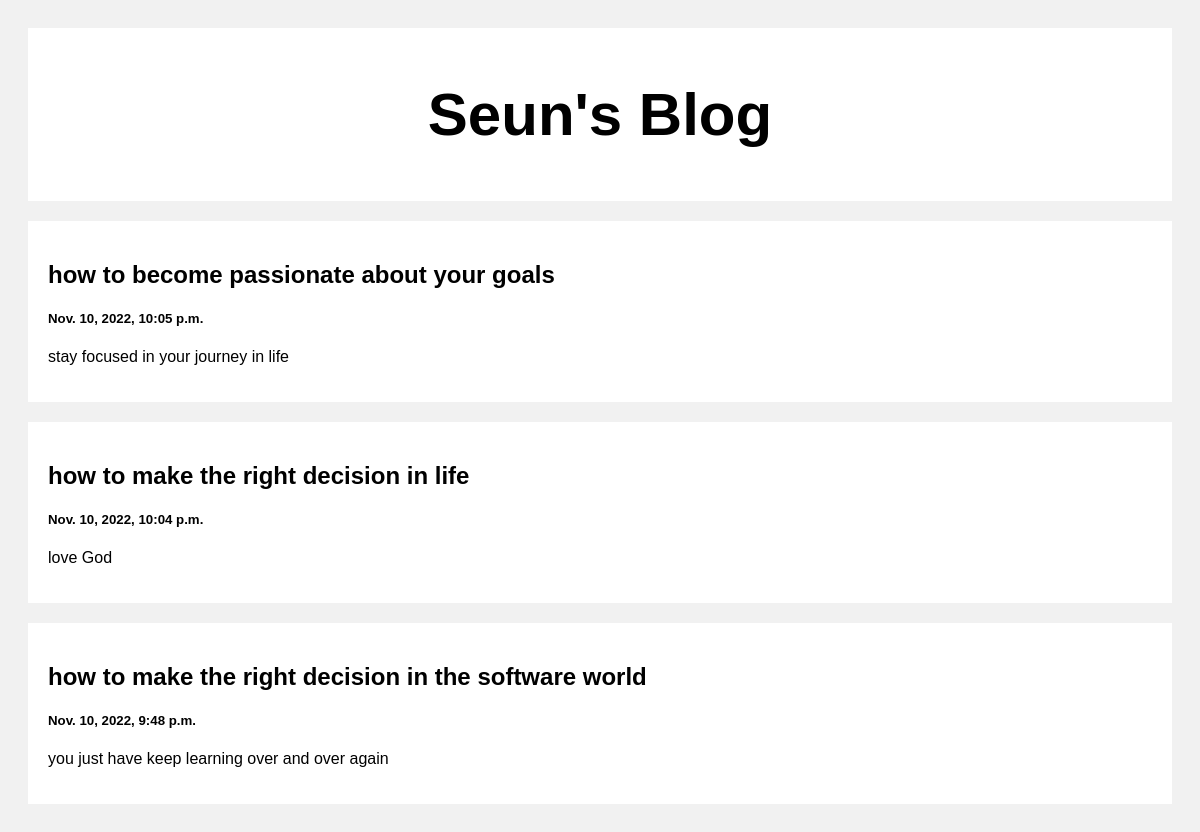
The page / on the database its author committed.
### posts/models.py (models this page shows)
class Post(models.Model):
    title = models.CharField(max_length=100)
    body = models.CharField(max_length=1000000)
    created_at = models.DateTimeField(default=datetime.now, blank=True)

### posts/views.py (the view)
# urls.py: path('', views.index, name='index'),
def index(request):
    posts = Post.objects.all
    return render(request, 'index.html', {'posts': posts})

### templates/index.html (shortened to what this page needs)
<!DOCTYPE html>
<html>
<head>
</head>
<body>
<div class="header">
  <h2>Seun's Blog</h2>
</div>
<div class="row">
  <div class="leftcolumn">
    {% for post in posts reversed %}
    <div class="card">
      <a style="text-decoration: none; color: black;" href="/post/{{post.id}}">
        <h2>{{post.title}}</h2>
        <h5>{{post.created_at}}</h5>
        <p>{{post.body|truncatewords:20}}</p>
      </a>
    </div>
    {% endfor %}
  </div>
</div>
</body>
</html>

### templates/index.html (style rules this page uses)
* { box-sizing: border-box; }
body { font-family: Arial; padding: 20px; background: #f1f1f1; }
.header { padding: 2px; font-size: 40px; text-align: center; background: white; }
.leftcolumn { float: left; width: 100%; }
.card { background-color: white; padding: 20px; margin-top: 20px; }
.row:after { content: ""; display: table; clear: both; }

### rows shown on the page
Post: title "how to become passionate about your goals", created_at "Nov. 10, 2022, 10:05 p.m.", body "stay focused in your journey in life"
Post: title "how to make the right decision in life", created_at "Nov. 10, 2022, 10:04 p.m.", body "love God"
Post: title "how to make the right decision in the software world", created_at "Nov. 10, 2022, 9:48 p.m.", body "you just have keep learning over and over again"
